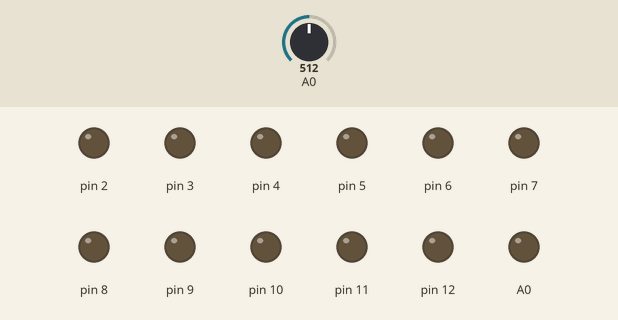
Simulated run of this sketch. Board: Arduino Uno, built with avr-gcc and run on an emulated ATmega328P. On the bench: output pins drawn as LEDs (lit = HIGH). The inputs (shaded band) are chosen by the test bench; at power-on: A0 = 512.

Above: at 1.2 s.
1.3 s: A0 set to 29
2.8 s: A0 set to 27
At 3.3 s:
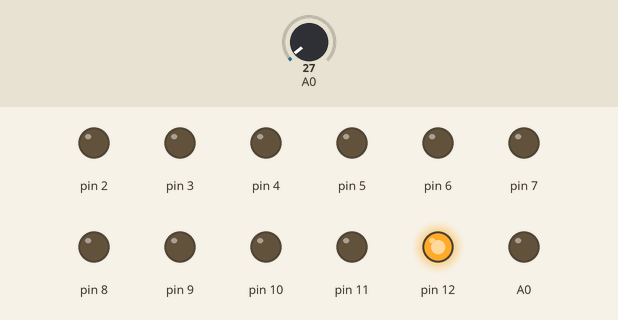
4.3 s: A0 set to 0
At 5.5 s:
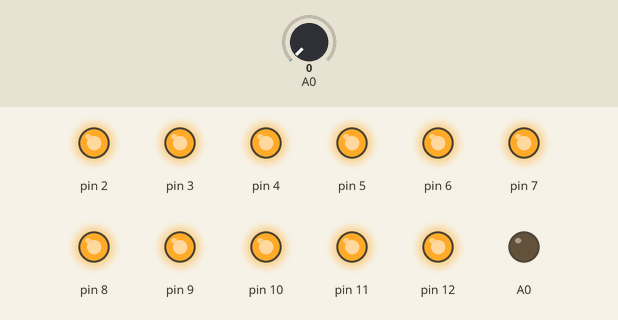
5.8 s: A0 set to 23
At 6.8 s:
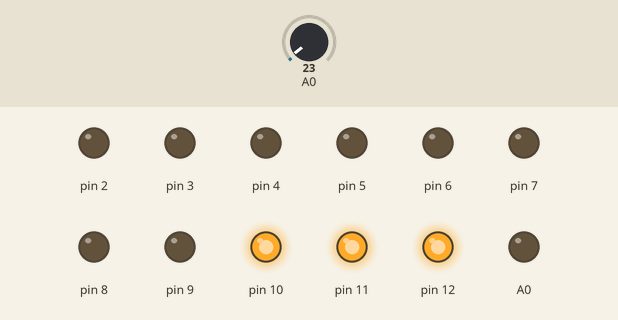
7.3 s: A0 set to 122
At 8.0 s:
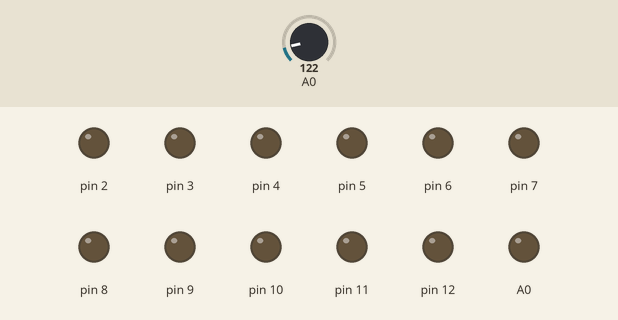
Timing chart, 0 to 9.8 s (numbered marks = the images above; inputs shaded):
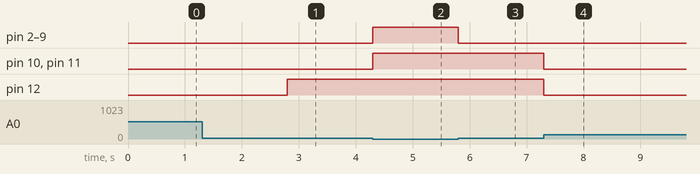

Measured:
- the behaviour switches between 28 and 27 on A0 (found by bisection; images 0 and 1)
- after the input at 1.3 s, every drawn part: stays the same
- after the input at 2.8 s, pin 12: LOW → HIGH at once
- after the input at 4.3 s, pin 2–11: LOW → HIGH at once
- after the input at 5.8 s, pin 2–9: HIGH → LOW at once
- after the input at 7.3 s, pin 10–12: HIGH → LOW at once

The sketch:

worksheet_15.2.ino
```cpp
int a;
int b;
int c;
int d;
void setup() {
for(a=2;a<13;a++){pinMode(a,OUTPUT);
pinMode(A0,OUTPUT);
}
}
void loop() {
b=map(analogRead(A0),5,26,1,12);
for(d=b;d<=13;d++){digitalWrite(d,HIGH);}
for(c=b-1;c>1;c--){digitalWrite(c,LOW);}
}
```
